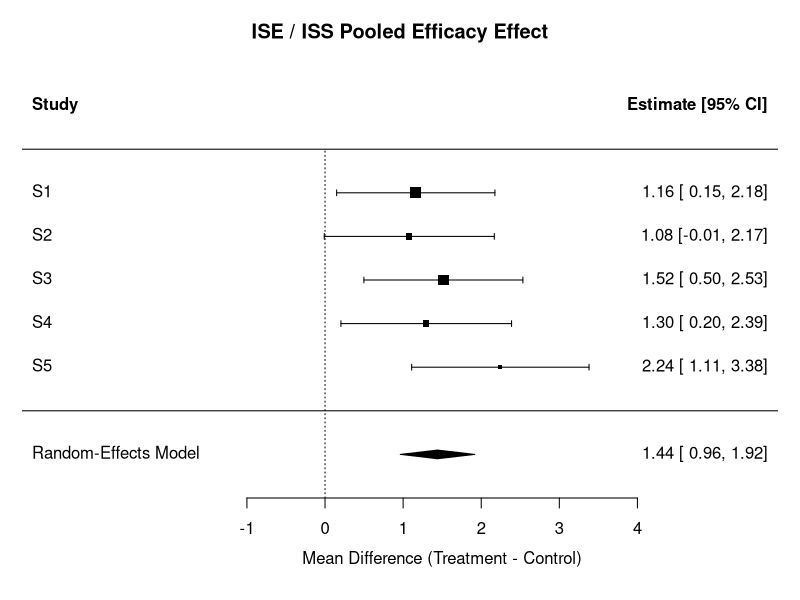
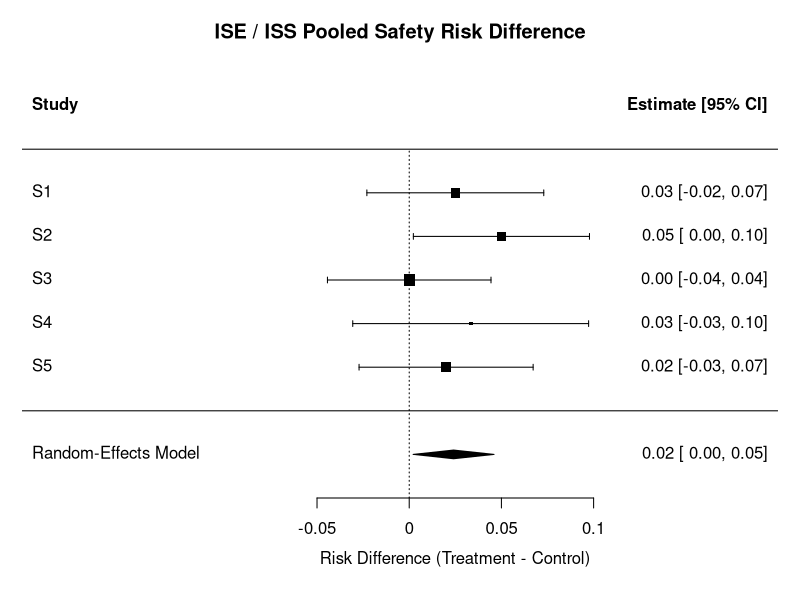
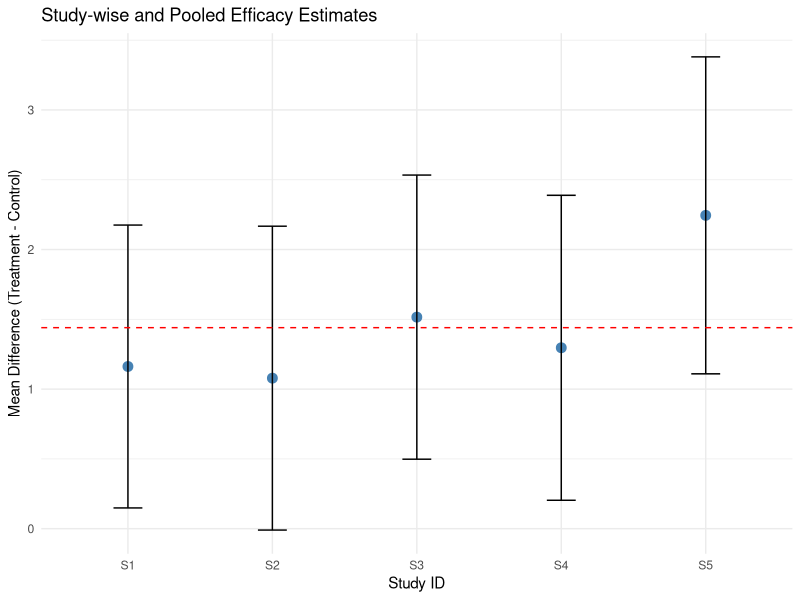

Here is the R script that generated these plots, in order:
## ---- chunk 1
#| label: learning-overview
learning_overview <- data.frame(
  section = "Biostatistics",
  category = "Safety Analysis",
  topic = "ISE/ISS pooling"
)
learning_overview
## ---- chunk 2
knitr::opts_chunk$set(echo = TRUE)
## ---- chunk 3
# ====================================================
# R CODE: Simulate ISE / ISS data + Meta-Analysis demo
# ====================================================

# Load required packages
library(dplyr)
library(tidyr)
library(metafor)
library(ggplot2)
library(purrr)

set.seed(12345)

# --------------------------
# Step 1. Define study design
# --------------------------
studies <- data.frame(
  study_id = paste0("S", 1:5),
  n_per_arm = c(120, 80, 150, 60, 100),
  treat_effect = c(2.0, 1.5, 2.5, 0.8, 1.8),
  sd = c(4.0, 3.5, 4.5, 3.0, 4.0),
  p_safety_ctrl = c(0.03, 0.04, 0.02, 0.05, 0.025),
  rd_safety = c(0.01, 0.02, 0.015, 0.0, 0.005)
)

# Function to simulate one study (efficacy + safety)
simulate_study <- function(study_id, n_per_arm, treat_effect, sd, p_safety_ctrl, rd_safety) {
  arms <- c("Control", "Treatment")
  df_list <- list()
  for (arm in arms) {
    arm_mult <- ifelse(arm == "Treatment", 1, 0)
    n <- n_per_arm
    eff <- rnorm(n, mean = treat_effect * arm_mult, sd = sd)
    p_safety <- p_safety_ctrl + ifelse(arm == "Treatment", rd_safety, 0)
    safety_event <- rbinom(n, size = 1, prob = p_safety)
    df_list[[arm]] <- data.frame(
      study_id = study_id,
      arm = arm,
      efficacy = eff,
      safety_event = safety_event
    )
  }
  do.call(rbind, df_list)
}

# Simulate all studies
patient_df <- purrr::pmap_dfr(studies, simulate_study)
head( patient_df)
# Write patient-level data
 

# --------------------------
# Step 2. Study-level summary
# --------------------------
study_summary <- patient_df %>%
  group_by(study_id, arm) %>%
  summarise(
    n = n(),
    mean_eff = mean(efficacy),
    sd_eff = sd(efficacy),
    safety_events = sum(safety_event),
    .groups = "drop"
  )

study_summary

# --------------------------
# Step 3. Compute effect estimates
# --------------------------
study_est <- study_summary %>%
  pivot_wider(
    names_from = arm,
    values_from = c(n, mean_eff, sd_eff, safety_events)
  ) %>%
  mutate(
    yi = mean_eff_Treatment - mean_eff_Control,
    vi = (sd_eff_Treatment^2 / n_Treatment) + (sd_eff_Control^2 / n_Control),
    pT = safety_events_Treatment / n_Treatment,
    pC = safety_events_Control / n_Control,
    rd = pT - pC,
    v_rd = (pT*(1 - pT) / n_Treatment) + (pC*(1 - pC) / n_Control)
  )

study_est

# --------------------------
# Step 4. Meta-analysis (Efficacy)
# --------------------------
res_eff <- rma(yi = yi, vi = vi, data = study_est, method = "REML")
print(res_eff)

# Forest plot for efficacy
forest(res_eff,
       slab = study_est$study_id,
       xlab = "Mean Difference (Treatment - Control)",
       main = "ISE / ISS Pooled Efficacy Effect")

# --------------------------
# Step 5. Meta-analysis (Safety Risk Difference)
# --------------------------
res_rd <- rma(yi = rd, vi = v_rd, data = study_est, method = "REML")
print(res_rd)

# Forest plot for safety
forest(res_rd,
       slab = study_est$study_id,
       xlab = "Risk Difference (Treatment - Control)",
       main = "ISE / ISS Pooled Safety Risk Difference")

# --------------------------
# Step 6. Optional: Simple ggplot summary
# --------------------------
ggplot(study_est, aes(x = study_id, y = yi)) +
  geom_point(size = 3, color = "steelblue") +
  geom_errorbar(aes(ymin = yi - 1.96*sqrt(vi), ymax = yi + 1.96*sqrt(vi)), width = 0.2) +
  geom_hline(yintercept = res_eff$b[1], color = "red", linetype = "dashed") +
  labs(title = "Study-wise and Pooled Efficacy Estimates",
       y = "Mean Difference (Treatment - Control)",
       x = "Study ID") +
  theme_minimal()
